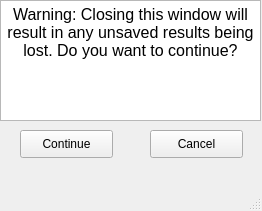
<?xml version="1.0" encoding="UTF-8"?>
<ui version="4.0">
 <class>MainWindow</class>
 <widget class="QMainWindow" name="MainWindow">
  <property name="geometry">
   <rect>
    <x>0</x>
    <y>0</y>
    <width>262</width>
    <height>211</height>
   </rect>
  </property>
  <property name="windowTitle">
   <string>MainWindow</string>
  </property>
  <widget class="QWidget" name="centralwidget">
   <widget class="QTextBrowser" name="textBrowser">
    <property name="geometry">
     <rect>
      <x>0</x>
      <y>0</y>
      <width>261</width>
      <height>121</height>
     </rect>
    </property>
    <property name="html">
     <string>&lt;!DOCTYPE HTML PUBLIC &quot;-//W3C//DTD HTML 4.0//EN&quot; &quot;http://www.w3.org/TR/REC-html40/strict.dtd&quot;&gt;
&lt;html&gt;&lt;head&gt;&lt;meta name=&quot;qrichtext&quot; content=&quot;1&quot; /&gt;&lt;style type=&quot;text/css&quot;&gt;
p, li { white-space: pre-wrap; }
&lt;/style&gt;&lt;/head&gt;&lt;body style=&quot; font-family:'MS Shell Dlg 2'; font-size:7.8pt; font-weight:400; font-style:normal;&quot;&gt;
&lt;p align=&quot;center&quot; style=&quot; margin-top:0px; margin-bottom:0px; margin-left:0px; margin-right:0px; -qt-block-indent:0; text-indent:0px;&quot;&gt;&lt;span style=&quot; font-size:12pt;&quot;&gt;Warning: Closing this window will result in any unsaved results being lost. Do you want to continue?&lt;/span&gt;&lt;/p&gt;&lt;/body&gt;&lt;/html&gt;</string>
    </property>
   </widget>
   <widget class="QPushButton" name="pushButtonCancel">
    <property name="geometry">
     <rect>
      <x>150</x>
      <y>130</y>
      <width>93</width>
      <height>28</height>
     </rect>
    </property>
    <property name="text">
     <string>Cancel</string>
    </property>
   </widget>
   <widget class="QPushButton" name="pushButtonContinue">
    <property name="geometry">
     <rect>
      <x>20</x>
      <y>130</y>
      <width>93</width>
      <height>28</height>
     </rect>
    </property>
    <property name="text">
     <string>Continue</string>
    </property>
   </widget>
  </widget>
  <widget class="QMenuBar" name="menubar">
   <property name="geometry">
    <rect>
     <x>0</x>
     <y>0</y>
     <width>262</width>
     <height>26</height>
    </rect>
   </property>
  </widget>
  <widget class="QStatusBar" name="statusbar"/>
 </widget>
 <resources/>
 <connections/>
</ui>
